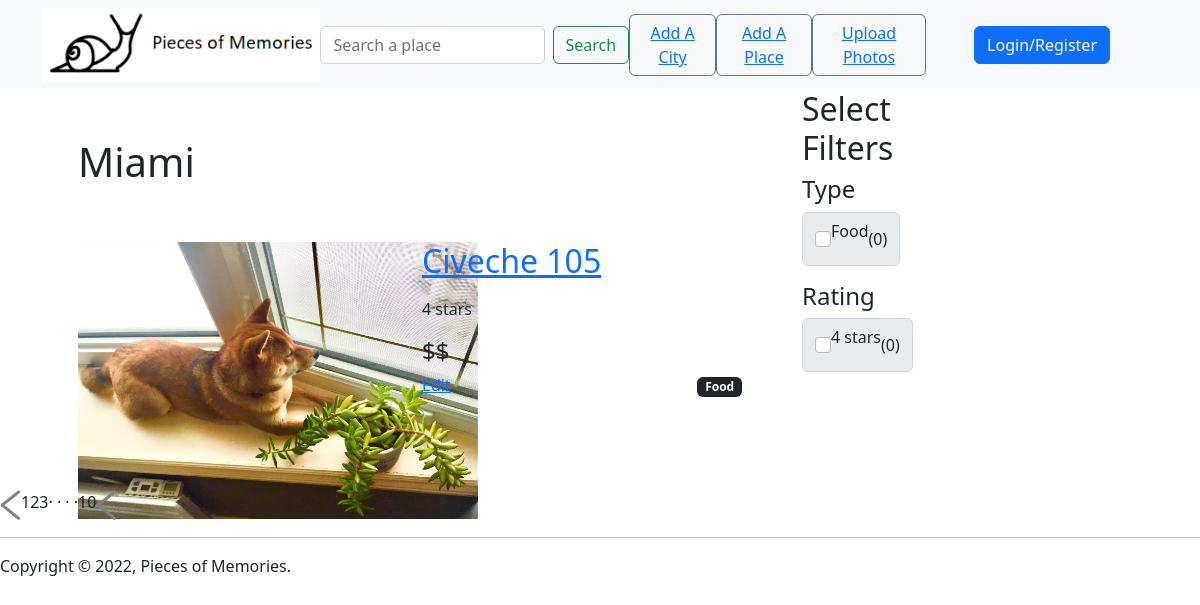
The app's page /city/5/, older data.
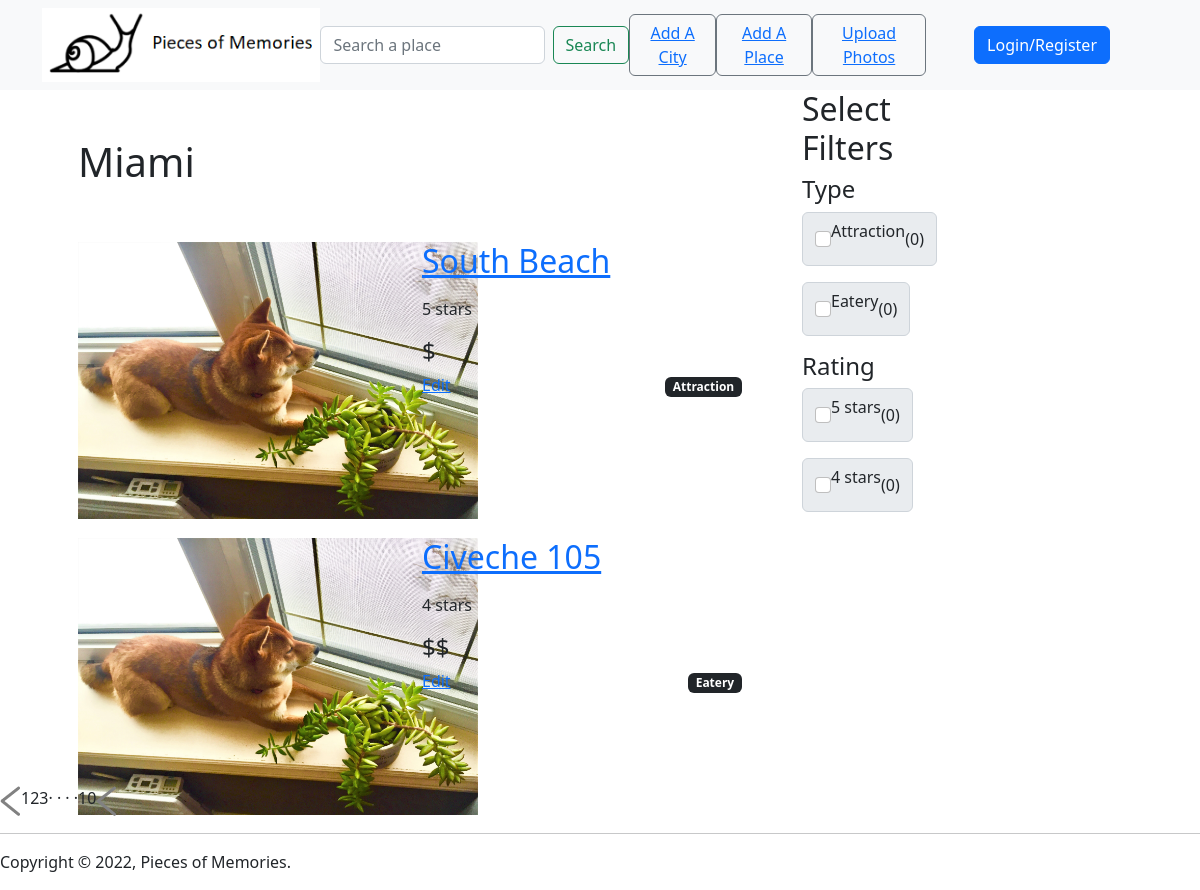
The same page, newer data.
### base/models.py (models this page shows, shortened)
class City(models.Model):
    user = models.ForeignKey(User, on_delete=models.SET_NULL, null=True)
    name = models.CharField(max_length=200)
    description = models.TextField(null=True, blank=True)
    country = models.CharField(max_length=50, null=True)
    continente = models.ForeignKey(Continente, on_delete=models.SET_NULL, null=True)
    updated = models.DateTimeField(auto_now=True)
    created = models.DateTimeField(auto_now_add=True)
    class Meta:
        ordering = ['-updated', '-created']

class Place(models.Model):
    user = models.ForeignKey(User, on_delete=models.CASCADE)
    name = models.CharField(max_length=200)
    city = models.ForeignKey(City, on_delete=models.CASCADE)
    tag = models.CharField(max_length=50)
    price = models.CharField(max_length=50, null=True)
    rating = models.CharField(max_length=50, null=True)
    updated = models.DateTimeField(auto_now=True)
    created = models.DateTimeField(auto_now_add=True)
    comment = models.TextField(null=True, blank=True)

### base/views.py (the view)
# urls.py: path('city/<str:pk>/', views.city, name='city'),
def city(request, pk):
    city = City.objects.get(id=pk)
    city_places = city.place_set.all().order_by('-created')
    context = {
        'city':city,
        'places': city_places,
    }
    return render(request, 'base/cityPage.html', context)

### base/templates/base/cityPage.html (shortened to what this page needs)
{% extends 'main.html' %}
{% load static %}
{% block content %}
<div class="container">
    <div class="row">
        <div class="col-8 px-5">
            <h1 class="pt-5">{{city.name}}</h1>
            <div class="row">
                {% for place in places %}
                    <div class="col-md-6 py-5">
                        <div class="mh-100" style="width: 400px; height: 200px;">
                            <img src="{% static 'images/3.jpg' %}" class="img-fluid">
                        </div>
                    </div>
                    <div class="col-md-6 py-5">
                        <h2><a href="{% url 'place' place.id %}">{{place.name}}</a></h2>
                        <div class="place-price">
                            <p>{{place.rating}}</p>
                            <h4>{{place.price}}</h4>
                        </div>
                        <div class="float-end">
                            <span class="badge text-bg-dark">{{place.tag}}</span>
                        </div>
                        <div>
                            <a href="{% url 'update-place' place.id %}">Edit</a>
                        </div>
                    </div>
                {% endfor %}
            </div>
        </div>
        <div class="col-2 pl-5">
            <h2>Select Filters</h2>
            <h4>Type</h4>
            {% for place in places %}
            <div class="input-group mb-3">
                <div class="input-group-text">
                    <input class="form-check-input mt-0" type="checkbox" value="">
                    <p>{{place.tag}}</p> <span>(0)</span>
                </div>
            </div>
            {% endfor %}
            <h4>Rating</h4>
            {% for place in places %}
            <div class="input-group mb-3">
                <div  class="input-group-text">
                    <input class="form-check-input mt-0" type="checkbox" value="">
                    <p>{{place.rating}}</p> <span>(0)</span>
                </div>
            </div>
            {% endfor %}
        </div>
    </div>
</div>
<div class="pagination">
    <img src="{% static 'images/arrow.png' %}">
    <span class="current">1</span>
    <span>2</span>
    <span>3</span>
    <span>&middot; &middot; &middot; &middot;</span>
    <span>10</span>
    <img src="{% static 'images/arrow.png' %}" class="right-arrow">
</div>
{% endblock %}

### Templates/main.html (shortened to what this page needs)
<!DOCTYPE html>
{% load static %}
<html>
<head>
    <link href="https://cdn.jsdelivr.net/npm/bootstrap@5.2.0/dist/css/bootstrap.min.css" rel="stylesheet">
    <link rel="stylesheet" type="text/css" href="{% static 'styles/bootstrap.css' %}" />
</head>
<body>
    {% include 'navbar.html' %}
    {% block content %}
    {% endblock %}
    {% include 'footer.html' %}
</body>
</html>

### Templates/navbar.html (shortened to what this page needs)
{% load static %}
<div>
    <nav class="navbar navbar-expand-lg bg-light">
        <div class="container">
            <div class=""w-5 p-3">
                <a href="/">
                    <img src="{% static 'images/logoSS.png' %}" class="img-fluid">
                </a>
            </div>
            <div class="">
                <form method="GET" class="d-flex" role="search" action="{% url 'home' %}">
                    <input class="form-control me-2" type="text" name="q" placeholder="Search a place">
                    <button class="btn btn-outline-success" type="submit">Search</button>
                </form>
            </div>
            <div class="collapse navbar-collapse" id="navmenu">
                <ul class="navbar-nav ms-auto">
                    <li class="nav-item btn btn-outline-secondary"><a href="{% url 'add-city' %}">Add A City</a></li>
                    <li class="nav-item btn btn-outline-secondary"><a href="{% url 'add-place' %}">Add A Place</a></li>
                    <li class="nav-item btn btn-outline-secondary"><a href="{% url 'add-photo' %}">Upload Photos</a></li>
                </ul>
                <div class="px-5">
                    {% if request.user.is_authenticated %}
                    <p>{{request.user}}</p>
                    <a href="{% url 'logout' %}" class="btn btn-primary">Logout</a>
                    {% else %}
                    <a href="{% url 'login' %}" class="btn btn-primary">Login/Register</a>
                    {% endif %}
                </div>
            </div>
        </div>
    </nav>
</div>

### Templates/footer.html (shortened to what this page needs)
<div class="footer">
    <hr>
    <p>Copyright © 2022, Pieces of Memories.</p>
</div>

Row changes from the older to the newer data that the page shows:
added Place: name "South Beach", rating "5 stars", price "$", tag "Attraction"
changed Place "Civeche 105": tag "Food" → "Eatery"
